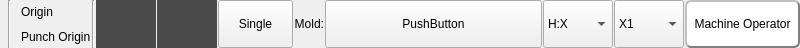
<?xml version="1.0" encoding="UTF-8"?>
<ui version="4.0">
 <class>ICProgramHeadFrame</class>
 <widget class="QFrame" name="ICProgramHeadFrame">
  <property name="geometry">
   <rect>
    <x>0</x>
    <y>0</y>
    <width>800</width>
    <height>48</height>
   </rect>
  </property>
  <property name="maximumSize">
   <size>
    <width>800</width>
    <height>16777215</height>
   </size>
  </property>
  <property name="windowTitle">
   <string>Frame</string>
  </property>
  <property name="styleSheet">
   <string notr="true">QMessageBox QAbstractButton
{
    min-width: 90px;
	min-height:30px;
}
</string>
  </property>
  <layout class="QHBoxLayout" name="horizontalLayout">
   <property name="spacing">
    <number>1</number>
   </property>
   <property name="margin">
    <number>0</number>
   </property>
   <item>
    <widget class="QLabel" name="currentTimeLabel">
     <property name="text">
      <string/>
     </property>
     <property name="alignment">
      <set>Qt::AlignCenter</set>
     </property>
    </widget>
   </item>
   <item>
    <widget class="Line" name="line">
     <property name="orientation">
      <enum>Qt::Vertical</enum>
     </property>
    </widget>
   </item>
   <item>
    <layout class="QGridLayout" name="gridLayout">
     <property name="spacing">
      <number>2</number>
     </property>
     <item row="0" column="0">
      <widget class="QLabel" name="robotOrigin">
       <property name="text">
        <string/>
       </property>
       <property name="pixmap">
        <pixmap resource="../../resource.qrc">:/resource/ledgray(16).png</pixmap>
       </property>
      </widget>
     </item>
     <item row="0" column="1" colspan="2">
      <widget class="QLabel" name="label_3">
       <property name="text">
        <string>Origin</string>
       </property>
      </widget>
     </item>
     <item row="1" column="0">
      <widget class="QLabel" name="punchOrigin">
       <property name="text">
        <string/>
       </property>
       <property name="pixmap">
        <pixmap resource="../../resource.qrc">:/resource/ledgray(16).png</pixmap>
       </property>
      </widget>
     </item>
     <item row="1" column="1" colspan="2">
      <widget class="QLabel" name="label_4">
       <property name="text">
        <string>Punch Origin</string>
       </property>
      </widget>
     </item>
    </layout>
   </item>
   <item>
    <widget class="Line" name="line_3">
     <property name="orientation">
      <enum>Qt::Vertical</enum>
     </property>
    </widget>
   </item>
   <item>
    <widget class="QLabel" name="statusLabel">
     <property name="minimumSize">
      <size>
       <width>60</width>
       <height>0</height>
      </size>
     </property>
     <property name="maximumSize">
      <size>
       <width>60</width>
       <height>16777215</height>
      </size>
     </property>
     <property name="palette">
      <palette>
       <active>
        <colorrole role="WindowText">
         <brush brushstyle="SolidPattern">
          <color alpha="255">
           <red>255</red>
           <green>255</green>
           <blue>0</blue>
          </color>
         </brush>
        </colorrole>
        <colorrole role="Button">
         <brush brushstyle="SolidPattern">
          <color alpha="255">
           <red>76</red>
           <green>75</green>
           <blue>75</blue>
          </color>
         </brush>
        </colorrole>
        <colorrole role="Light">
         <brush brushstyle="SolidPattern">
          <color alpha="255">
           <red>114</red>
           <green>112</green>
           <blue>112</blue>
          </color>
         </brush>
        </colorrole>
        <colorrole role="Midlight">
         <brush brushstyle="SolidPattern">
          <color alpha="255">
           <red>95</red>
           <green>93</green>
           <blue>93</blue>
          </color>
         </brush>
        </colorrole>
        <colorrole role="Dark">
         <brush brushstyle="SolidPattern">
          <color alpha="255">
           <red>38</red>
           <green>37</green>
           <blue>37</blue>
          </color>
         </brush>
        </colorrole>
        <colorrole role="Mid">
         <brush brushstyle="SolidPattern">
          <color alpha="255">
           <red>50</red>
           <green>50</green>
           <blue>50</blue>
          </color>
         </brush>
        </colorrole>
        <colorrole role="Text">
         <brush brushstyle="SolidPattern">
          <color alpha="255">
           <red>255</red>
           <green>255</green>
           <blue>255</blue>
          </color>
         </brush>
        </colorrole>
        <colorrole role="BrightText">
         <brush brushstyle="SolidPattern">
          <color alpha="255">
           <red>255</red>
           <green>255</green>
           <blue>255</blue>
          </color>
         </brush>
        </colorrole>
        <colorrole role="ButtonText">
         <brush brushstyle="SolidPattern">
          <color alpha="255">
           <red>255</red>
           <green>255</green>
           <blue>255</blue>
          </color>
         </brush>
        </colorrole>
        <colorrole role="Base">
         <brush brushstyle="SolidPattern">
          <color alpha="255">
           <red>0</red>
           <green>0</green>
           <blue>0</blue>
          </color>
         </brush>
        </colorrole>
        <colorrole role="Window">
         <brush brushstyle="SolidPattern">
          <color alpha="255">
           <red>76</red>
           <green>75</green>
           <blue>75</blue>
          </color>
         </brush>
        </colorrole>
        <colorrole role="Shadow">
         <brush brushstyle="SolidPattern">
          <color alpha="255">
           <red>0</red>
           <green>0</green>
           <blue>0</blue>
          </color>
         </brush>
        </colorrole>
        <colorrole role="AlternateBase">
         <brush brushstyle="SolidPattern">
          <color alpha="255">
           <red>38</red>
           <green>37</green>
           <blue>37</blue>
          </color>
         </brush>
        </colorrole>
        <colorrole role="ToolTipBase">
         <brush brushstyle="SolidPattern">
          <color alpha="255">
           <red>255</red>
           <green>255</green>
           <blue>220</blue>
          </color>
         </brush>
        </colorrole>
        <colorrole role="ToolTipText">
         <brush brushstyle="SolidPattern">
          <color alpha="255">
           <red>0</red>
           <green>0</green>
           <blue>0</blue>
          </color>
         </brush>
        </colorrole>
       </active>
       <inactive>
        <colorrole role="WindowText">
         <brush brushstyle="SolidPattern">
          <color alpha="255">
           <red>255</red>
           <green>255</green>
           <blue>0</blue>
          </color>
         </brush>
        </colorrole>
        <colorrole role="Button">
         <brush brushstyle="SolidPattern">
          <color alpha="255">
           <red>76</red>
           <green>75</green>
           <blue>75</blue>
          </color>
         </brush>
        </colorrole>
        <colorrole role="Light">
         <brush brushstyle="SolidPattern">
          <color alpha="255">
           <red>114</red>
           <green>112</green>
           <blue>112</blue>
          </color>
         </brush>
        </colorrole>
        <colorrole role="Midlight">
         <brush brushstyle="SolidPattern">
          <color alpha="255">
           <red>95</red>
           <green>93</green>
           <blue>93</blue>
          </color>
         </brush>
        </colorrole>
        <colorrole role="Dark">
         <brush brushstyle="SolidPattern">
          <color alpha="255">
           <red>38</red>
           <green>37</green>
           <blue>37</blue>
          </color>
         </brush>
        </colorrole>
        <colorrole role="Mid">
         <brush brushstyle="SolidPattern">
          <color alpha="255">
           <red>50</red>
           <green>50</green>
           <blue>50</blue>
          </color>
         </brush>
        </colorrole>
        <colorrole role="Text">
         <brush brushstyle="SolidPattern">
          <color alpha="255">
           <red>255</red>
           <green>255</green>
           <blue>255</blue>
          </color>
         </brush>
        </colorrole>
        <colorrole role="BrightText">
         <brush brushstyle="SolidPattern">
          <color alpha="255">
           <red>255</red>
           <green>255</green>
           <blue>255</blue>
          </color>
         </brush>
        </colorrole>
        <colorrole role="ButtonText">
         <brush brushstyle="SolidPattern">
          <color alpha="255">
           <red>255</red>
           <green>255</green>
           <blue>255</blue>
          </color>
         </brush>
        </colorrole>
        <colorrole role="Base">
         <brush brushstyle="SolidPattern">
          <color alpha="255">
           <red>0</red>
           <green>0</green>
           <blue>0</blue>
          </color>
         </brush>
        </colorrole>
        <colorrole role="Window">
         <brush brushstyle="SolidPattern">
          <color alpha="255">
           <red>76</red>
           <green>75</green>
           <blue>75</blue>
          </color>
         </brush>
        </colorrole>
        <colorrole role="Shadow">
         <brush brushstyle="SolidPattern">
          <color alpha="255">
           <red>0</red>
           <green>0</green>
           <blue>0</blue>
          </color>
         </brush>
        </colorrole>
        <colorrole role="AlternateBase">
         <brush brushstyle="SolidPattern">
          <color alpha="255">
           <red>38</red>
           <green>37</green>
           <blue>37</blue>
          </color>
         </brush>
        </colorrole>
        <colorrole role="ToolTipBase">
         <brush brushstyle="SolidPattern">
          <color alpha="255">
           <red>255</red>
           <green>255</green>
           <blue>220</blue>
          </color>
         </brush>
        </colorrole>
        <colorrole role="ToolTipText">
         <brush brushstyle="SolidPattern">
          <color alpha="255">
           <red>0</red>
           <green>0</green>
           <blue>0</blue>
          </color>
         </brush>
        </colorrole>
       </inactive>
       <disabled>
        <colorrole role="WindowText">
         <brush brushstyle="SolidPattern">
          <color alpha="255">
           <red>38</red>
           <green>37</green>
           <blue>37</blue>
          </color>
         </brush>
        </colorrole>
        <colorrole role="Button">
         <brush brushstyle="SolidPattern">
          <color alpha="255">
           <red>76</red>
           <green>75</green>
           <blue>75</blue>
          </color>
         </brush>
        </colorrole>
        <colorrole role="Light">
         <brush brushstyle="SolidPattern">
          <color alpha="255">
           <red>114</red>
           <green>112</green>
           <blue>112</blue>
          </color>
         </brush>
        </colorrole>
        <colorrole role="Midlight">
         <brush brushstyle="SolidPattern">
          <color alpha="255">
           <red>95</red>
           <green>93</green>
           <blue>93</blue>
          </color>
         </brush>
        </colorrole>
        <colorrole role="Dark">
         <brush brushstyle="SolidPattern">
          <color alpha="255">
           <red>38</red>
           <green>37</green>
           <blue>37</blue>
          </color>
         </brush>
        </colorrole>
        <colorrole role="Mid">
         <brush brushstyle="SolidPattern">
          <color alpha="255">
           <red>50</red>
           <green>50</green>
           <blue>50</blue>
          </color>
         </brush>
        </colorrole>
        <colorrole role="Text">
         <brush brushstyle="SolidPattern">
          <color alpha="255">
           <red>38</red>
           <green>37</green>
           <blue>37</blue>
          </color>
         </brush>
        </colorrole>
        <colorrole role="BrightText">
         <brush brushstyle="SolidPattern">
          <color alpha="255">
           <red>255</red>
           <green>255</green>
           <blue>255</blue>
          </color>
         </brush>
        </colorrole>
        <colorrole role="ButtonText">
         <brush brushstyle="SolidPattern">
          <color alpha="255">
           <red>38</red>
           <green>37</green>
           <blue>37</blue>
          </color>
         </brush>
        </colorrole>
        <colorrole role="Base">
         <brush brushstyle="SolidPattern">
          <color alpha="255">
           <red>76</red>
           <green>75</green>
           <blue>75</blue>
          </color>
         </brush>
        </colorrole>
        <colorrole role="Window">
         <brush brushstyle="SolidPattern">
          <color alpha="255">
           <red>76</red>
           <green>75</green>
           <blue>75</blue>
          </color>
         </brush>
        </colorrole>
        <colorrole role="Shadow">
         <brush brushstyle="SolidPattern">
          <color alpha="255">
           <red>0</red>
           <green>0</green>
           <blue>0</blue>
          </color>
         </brush>
        </colorrole>
        <colorrole role="AlternateBase">
         <brush brushstyle="SolidPattern">
          <color alpha="255">
           <red>76</red>
           <green>75</green>
           <blue>75</blue>
          </color>
         </brush>
        </colorrole>
        <colorrole role="ToolTipBase">
         <brush brushstyle="SolidPattern">
          <color alpha="255">
           <red>255</red>
           <green>255</green>
           <blue>220</blue>
          </color>
         </brush>
        </colorrole>
        <colorrole role="ToolTipText">
         <brush brushstyle="SolidPattern">
          <color alpha="255">
           <red>0</red>
           <green>0</green>
           <blue>0</blue>
          </color>
         </brush>
        </colorrole>
       </disabled>
      </palette>
     </property>
     <property name="font">
      <font>
       <weight>75</weight>
       <bold>true</bold>
      </font>
     </property>
     <property name="autoFillBackground">
      <bool>true</bool>
     </property>
     <property name="text">
      <string/>
     </property>
     <property name="alignment">
      <set>Qt::AlignCenter</set>
     </property>
    </widget>
   </item>
   <item>
    <widget class="QLabel" name="controlStatus">
     <property name="minimumSize">
      <size>
       <width>60</width>
       <height>0</height>
      </size>
     </property>
     <property name="maximumSize">
      <size>
       <width>60</width>
       <height>16777215</height>
      </size>
     </property>
     <property name="palette">
      <palette>
       <active>
        <colorrole role="WindowText">
         <brush brushstyle="SolidPattern">
          <color alpha="255">
           <red>255</red>
           <green>255</green>
           <blue>0</blue>
          </color>
         </brush>
        </colorrole>
        <colorrole role="Button">
         <brush brushstyle="SolidPattern">
          <color alpha="255">
           <red>76</red>
           <green>75</green>
           <blue>75</blue>
          </color>
         </brush>
        </colorrole>
        <colorrole role="Light">
         <brush brushstyle="SolidPattern">
          <color alpha="255">
           <red>114</red>
           <green>112</green>
           <blue>112</blue>
          </color>
         </brush>
        </colorrole>
        <colorrole role="Midlight">
         <brush brushstyle="SolidPattern">
          <color alpha="255">
           <red>95</red>
           <green>93</green>
           <blue>93</blue>
          </color>
         </brush>
        </colorrole>
        <colorrole role="Dark">
         <brush brushstyle="SolidPattern">
          <color alpha="255">
           <red>38</red>
           <green>37</green>
           <blue>37</blue>
          </color>
         </brush>
        </colorrole>
        <colorrole role="Mid">
         <brush brushstyle="SolidPattern">
          <color alpha="255">
           <red>50</red>
           <green>50</green>
           <blue>50</blue>
          </color>
         </brush>
        </colorrole>
        <colorrole role="Text">
         <brush brushstyle="SolidPattern">
          <color alpha="255">
           <red>255</red>
           <green>255</green>
           <blue>255</blue>
          </color>
         </brush>
        </colorrole>
        <colorrole role="BrightText">
         <brush brushstyle="SolidPattern">
          <color alpha="255">
           <red>255</red>
           <green>255</green>
           <blue>255</blue>
          </color>
         </brush>
        </colorrole>
        <colorrole role="ButtonText">
         <brush brushstyle="SolidPattern">
          <color alpha="255">
           <red>255</red>
           <green>255</green>
           <blue>255</blue>
          </color>
         </brush>
        </colorrole>
        <colorrole role="Base">
         <brush brushstyle="SolidPattern">
          <color alpha="255">
           <red>0</red>
           <green>0</green>
           <blue>0</blue>
          </color>
         </brush>
        </colorrole>
        <colorrole role="Window">
         <brush brushstyle="SolidPattern">
          <color alpha="255">
           <red>76</red>
           <green>75</green>
           <blue>75</blue>
          </color>
         </brush>
        </colorrole>
        <colorrole role="Shadow">
         <brush brushstyle="SolidPattern">
          <color alpha="255">
           <red>0</red>
           <green>0</green>
           <blue>0</blue>
          </color>
         </brush>
        </colorrole>
        <colorrole role="AlternateBase">
         <brush brushstyle="SolidPattern">
          <color alpha="255">
           <red>38</red>
           <green>37</green>
           <blue>37</blue>
          </color>
         </brush>
        </colorrole>
        <colorrole role="ToolTipBase">
         <brush brushstyle="SolidPattern">
          <color alpha="255">
           <red>255</red>
           <green>255</green>
           <blue>220</blue>
          </color>
         </brush>
        </colorrole>
        <colorrole role="ToolTipText">
         <brush brushstyle="SolidPattern">
          <color alpha="255">
           <red>0</red>
           <green>0</green>
           <blue>0</blue>
          </color>
         </brush>
        </colorrole>
       </active>
       <inactive>
        <colorrole role="WindowText">
         <brush brushstyle="SolidPattern">
          <color alpha="255">
           <red>255</red>
           <green>255</green>
           <blue>0</blue>
          </color>
         </brush>
        </colorrole>
        <colorrole role="Button">
         <brush brushstyle="SolidPattern">
          <color alpha="255">
           <red>76</red>
           <green>75</green>
           <blue>75</blue>
          </color>
         </brush>
        </colorrole>
        <colorrole role="Light">
         <brush brushstyle="SolidPattern">
          <color alpha="255">
           <red>114</red>
           <green>112</green>
           <blue>112</blue>
          </color>
         </brush>
        </colorrole>
        <colorrole role="Midlight">
         <brush brushstyle="SolidPattern">
          <color alpha="255">
           <red>95</red>
           <green>93</green>
           <blue>93</blue>
          </color>
         </brush>
        </colorrole>
        <colorrole role="Dark">
         <brush brushstyle="SolidPattern">
          <color alpha="255">
           <red>38</red>
           <green>37</green>
           <blue>37</blue>
          </color>
         </brush>
        </colorrole>
        <colorrole role="Mid">
         <brush brushstyle="SolidPattern">
          <color alpha="255">
           <red>50</red>
           <green>50</green>
           <blue>50</blue>
          </color>
         </brush>
        </colorrole>
        <colorrole role="Text">
         <brush brushstyle="SolidPattern">
          <color alpha="255">
           <red>255</red>
           <green>255</green>
           <blue>255</blue>
          </color>
         </brush>
        </colorrole>
        <colorrole role="BrightText">
         <brush brushstyle="SolidPattern">
          <color alpha="255">
           <red>255</red>
           <green>255</green>
           <blue>255</blue>
          </color>
         </brush>
        </colorrole>
        <colorrole role="ButtonText">
         <brush brushstyle="SolidPattern">
          <color alpha="255">
           <red>255</red>
           <green>255</green>
           <blue>255</blue>
          </color>
         </brush>
        </colorrole>
        <colorrole role="Base">
         <brush brushstyle="SolidPattern">
          <color alpha="255">
           <red>0</red>
           <green>0</green>
           <blue>0</blue>
          </color>
         </brush>
        </colorrole>
        <colorrole role="Window">
         <brush brushstyle="SolidPattern">
          <color alpha="255">
           <red>76</red>
           <green>75</green>
           <blue>75</blue>
          </color>
         </brush>
        </colorrole>
        <colorrole role="Shadow">
         <brush brushstyle="SolidPattern">
          <color alpha="255">
           <red>0</red>
           <green>0</green>
           <blue>0</blue>
          </color>
         </brush>
        </colorrole>
        <colorrole role="AlternateBase">
         <brush brushstyle="SolidPattern">
          <color alpha="255">
           <red>38</red>
           <green>37</green>
           <blue>37</blue>
          </color>
         </brush>
        </colorrole>
        <colorrole role="ToolTipBase">
         <brush brushstyle="SolidPattern">
          <color alpha="255">
           <red>255</red>
           <green>255</green>
           <blue>220</blue>
          </color>
         </brush>
        </colorrole>
        <colorrole role="ToolTipText">
         <brush brushstyle="SolidPattern">
          <color alpha="255">
           <red>0</red>
           <green>0</green>
           <blue>0</blue>
          </color>
         </brush>
        </colorrole>
       </inactive>
       <disabled>
        <colorrole role="WindowText">
         <brush brushstyle="SolidPattern">
          <color alpha="255">
           <red>38</red>
           <green>37</green>
           <blue>37</blue>
          </color>
         </brush>
        </colorrole>
        <colorrole role="Button">
         <brush brushstyle="SolidPattern">
          <color alpha="255">
           <red>76</red>
           <green>75</green>
           <blue>75</blue>
          </color>
         </brush>
        </colorrole>
        <colorrole role="Light">
         <brush brushstyle="SolidPattern">
          <color alpha="255">
           <red>114</red>
           <green>112</green>
           <blue>112</blue>
          </color>
         </brush>
        </colorrole>
        <colorrole role="Midlight">
         <brush brushstyle="SolidPattern">
          <color alpha="255">
           <red>95</red>
           <green>93</green>
           <blue>93</blue>
          </color>
         </brush>
        </colorrole>
        <colorrole role="Dark">
         <brush brushstyle="SolidPattern">
          <color alpha="255">
           <red>38</red>
           <green>37</green>
           <blue>37</blue>
          </color>
         </brush>
        </colorrole>
        <colorrole role="Mid">
         <brush brushstyle="SolidPattern">
          <color alpha="255">
           <red>50</red>
           <green>50</green>
           <blue>50</blue>
          </color>
         </brush>
        </colorrole>
        <colorrole role="Text">
         <brush brushstyle="SolidPattern">
          <color alpha="255">
           <red>38</red>
           <green>37</green>
           <blue>37</blue>
          </color>
         </brush>
        </colorrole>
        <colorrole role="BrightText">
         <brush brushstyle="SolidPattern">
          <color alpha="255">
           <red>255</red>
           <green>255</green>
           <blue>255</blue>
          </color>
         </brush>
        </colorrole>
        <colorrole role="ButtonText">
         <brush brushstyle="SolidPattern">
          <color alpha="255">
           <red>38</red>
           <green>37</green>
           <blue>37</blue>
          </color>
         </brush>
        </colorrole>
        <colorrole role="Base">
         <brush brushstyle="SolidPattern">
          <color alpha="255">
           <red>76</red>
           <green>75</green>
           <blue>75</blue>
          </color>
         </brush>
        </colorrole>
        <colorrole role="Window">
         <brush brushstyle="SolidPattern">
          <color alpha="255">
           <red>76</red>
           <green>75</green>
           <blue>75</blue>
          </color>
         </brush>
        </colorrole>
        <colorrole role="Shadow">
         <brush brushstyle="SolidPattern">
          <color alpha="255">
           <red>0</red>
           <green>0</green>
           <blue>0</blue>
          </color>
         </brush>
        </colorrole>
        <colorrole role="AlternateBase">
         <brush brushstyle="SolidPattern">
          <color alpha="255">
           <red>76</red>
           <green>75</green>
           <blue>75</blue>
          </color>
         </brush>
        </colorrole>
        <colorrole role="ToolTipBase">
         <brush brushstyle="SolidPattern">
          <color alpha="255">
           <red>255</red>
           <green>255</green>
           <blue>220</blue>
          </color>
         </brush>
        </colorrole>
        <colorrole role="ToolTipText">
         <brush brushstyle="SolidPattern">
          <color alpha="255">
           <red>0</red>
           <green>0</green>
           <blue>0</blue>
          </color>
         </brush>
        </colorrole>
       </disabled>
      </palette>
     </property>
     <property name="font">
      <font>
       <weight>75</weight>
       <bold>true</bold>
      </font>
     </property>
     <property name="autoFillBackground">
      <bool>true</bool>
     </property>
     <property name="text">
      <string/>
     </property>
     <property name="alignment">
      <set>Qt::AlignCenter</set>
     </property>
    </widget>
   </item>
   <item>
    <widget class="QPushButton" name="singleButton">
     <property name="minimumSize">
      <size>
       <width>75</width>
       <height>48</height>
      </size>
     </property>
     <property name="maximumSize">
      <size>
       <width>75</width>
       <height>48</height>
      </size>
     </property>
     <property name="focusPolicy">
      <enum>Qt::NoFocus</enum>
     </property>
     <property name="text">
      <string>Single</string>
     </property>
    </widget>
   </item>
   <item>
    <widget class="QLabel" name="label">
     <property name="text">
      <string>Mold:</string>
     </property>
     <property name="alignment">
      <set>Qt::AlignRight|Qt::AlignTrailing|Qt::AlignVCenter</set>
     </property>
    </widget>
   </item>
   <item>
    <widget class="QPushButton" name="moldNameLabel">
     <property name="sizePolicy">
      <sizepolicy hsizetype="Expanding" vsizetype="Preferred">
       <horstretch>0</horstretch>
       <verstretch>0</verstretch>
      </sizepolicy>
     </property>
     <property name="minimumSize">
      <size>
       <width>85</width>
       <height>0</height>
      </size>
     </property>
     <property name="focusPolicy">
      <enum>Qt::NoFocus</enum>
     </property>
     <property name="text">
      <string>PushButton</string>
     </property>
    </widget>
   </item>
   <item>
    <widget class="ICComboBox" name="handSelect">
     <property name="sizePolicy">
      <sizepolicy hsizetype="Preferred" vsizetype="Preferred">
       <horstretch>0</horstretch>
       <verstretch>0</verstretch>
      </sizepolicy>
     </property>
     <property name="minimumSize">
      <size>
       <width>70</width>
       <height>0</height>
      </size>
     </property>
     <property name="maximumSize">
      <size>
       <width>70</width>
       <height>16777215</height>
      </size>
     </property>
     <property name="focusPolicy">
      <enum>Qt::NoFocus</enum>
     </property>
     <item>
      <property name="text">
       <string>H:X</string>
      </property>
     </item>
     <item>
      <property name="text">
       <string>H:Y</string>
      </property>
     </item>
     <item>
      <property name="text">
       <string>H:S</string>
      </property>
     </item>
     <item>
      <property name="text">
       <string>H:R</string>
      </property>
     </item>
     <item>
      <property name="text">
       <string>H:T</string>
      </property>
     </item>
    </widget>
   </item>
   <item>
    <widget class="ICComboBox" name="handSpeed">
     <property name="sizePolicy">
      <sizepolicy hsizetype="Preferred" vsizetype="Preferred">
       <horstretch>0</horstretch>
       <verstretch>0</verstretch>
      </sizepolicy>
     </property>
     <property name="minimumSize">
      <size>
       <width>70</width>
       <height>0</height>
      </size>
     </property>
     <property name="maximumSize">
      <size>
       <width>70</width>
       <height>16777215</height>
      </size>
     </property>
     <property name="focusPolicy">
      <enum>Qt::NoFocus</enum>
     </property>
     <item>
      <property name="text">
       <string notr="true">X1</string>
      </property>
     </item>
     <item>
      <property name="text">
       <string notr="true">X5</string>
      </property>
     </item>
     <item>
      <property name="text">
       <string notr="true">X10</string>
      </property>
     </item>
    </widget>
   </item>
   <item>
    <widget class="PasswdLevelLabel" name="passwdLevelLabel">
     <property name="minimumSize">
      <size>
       <width>115</width>
       <height>0</height>
      </size>
     </property>
     <property name="maximumSize">
      <size>
       <width>790</width>
       <height>16777215</height>
      </size>
     </property>
     <property name="focusPolicy">
      <enum>Qt::NoFocus</enum>
     </property>
     <property name="styleSheet">
      <string notr="true">#passwdLevelLabel{
border-style: outset;
border-width: 2px;
border-radius: 6px;
border-color: gray;
background-color: white;
padding-right: 6px;
padding-left:6px;
}</string>
     </property>
     <property name="text">
      <string>Machine Operator</string>
     </property>
     <property name="alignment">
      <set>Qt::AlignCenter</set>
     </property>
    </widget>
   </item>
  </layout>
 </widget>
 <customwidgets>
  <customwidget>
   <class>ICComboBox</class>
   <extends>QComboBox</extends>
   <header>iccombobox.h</header>
  </customwidget>
  <customwidget>
   <class>PasswdLevelLabel</class>
   <extends>QLabel</extends>
   <header>passwdlevellabel.h</header>
  </customwidget>
 </customwidgets>
 <resources>
  <include location="../../resource.qrc"/>
 </resources>
 <connections/>
</ui>
